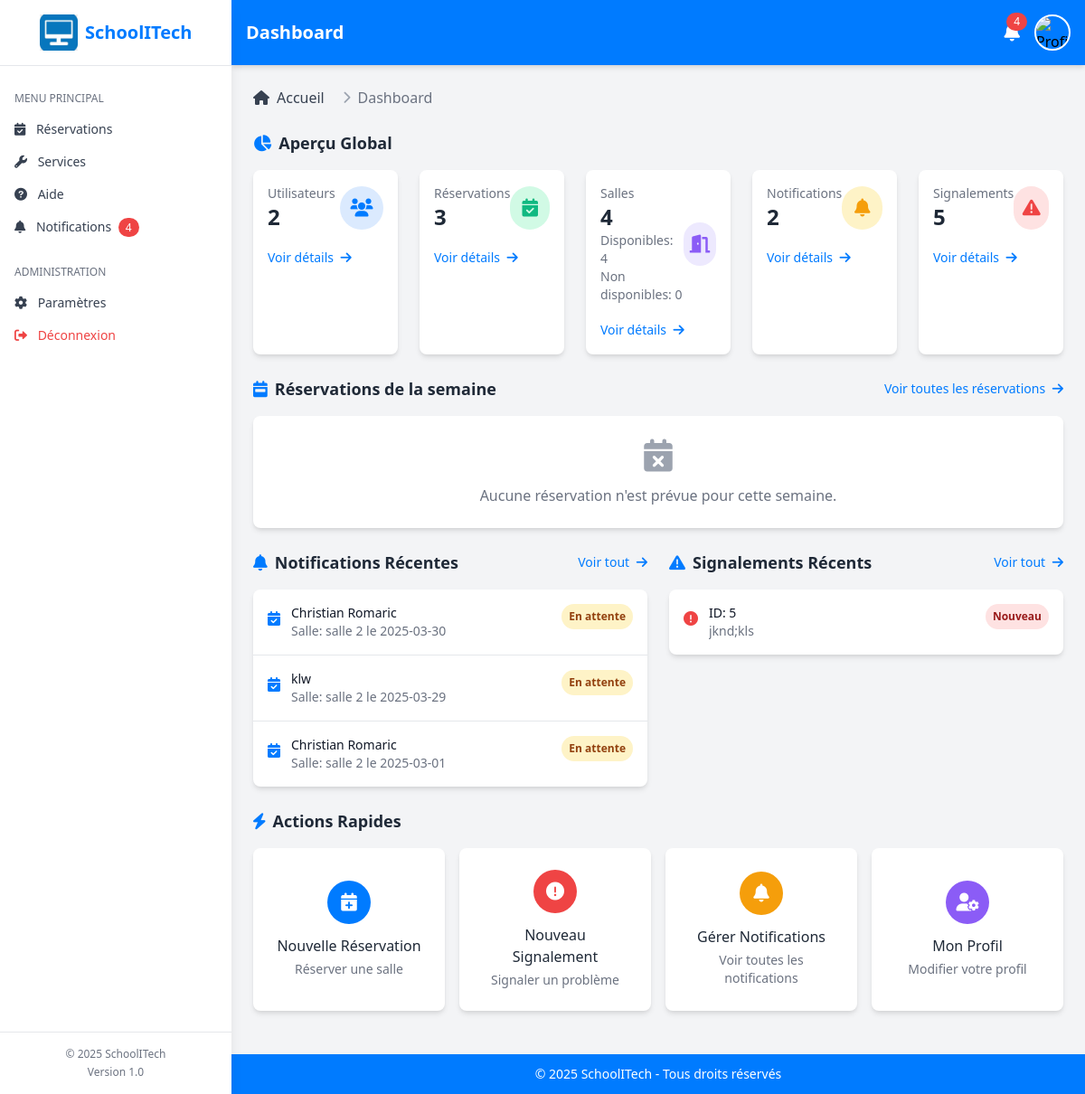
Page /php/home.php on the committed database.
### tables this page shows
CREATE TABLE `reservation` (
  `id_reservation` int(11) NOT NULL,
  `nom_us` varchar(100) NOT NULL,
  `date_res` date NOT NULL,
  `nom_salle` varchar(100) NOT NULL,
  `tel` int(11) NOT NULL,
  `debh` varchar(100) NOT NULL,
  `debf` varchar(100) NOT NULL,
  `status` varchar(3) NOT NULL
);

CREATE TABLE `service` (
  `id_service` int(11) NOT NULL,
  `nom_us` varchar(100) NOT NULL,
  `tel` int(11) NOT NULL,
  `date_service` date DEFAULT curdate(),
  `contenu` varchar(200) NOT NULL,
  `status` varchar(20) NOT NULL DEFAULT '',
  `action` varchar(20) NOT NULL DEFAULT ''
);

### php/home.php (the view, shortened to what the rows shown need)
<?php
include "../Asset/traitement/config.php";
$sql_latest_notif = "SELECT * FROM reservation ORDER BY date_res DESC LIMIT 5";
$res_latest_notif = mysqli_query($conn, $sql_latest_notif);
$sql_latest_signal = "SELECT * FROM service WHERE action = '' ORDER BY id_service  DESC LIMIT 5";
$res_latest_signal = mysqli_query($conn, $sql_latest_signal);
?>
<!DOCTYPE html>
<html lang="fr">
<head>
    <link rel="stylesheet" href="https://cdnjs.cloudflare.com/ajax/libs/font-awesome/6.0.0-beta3/css/all.min.css">
    <link rel="stylesheet" href="https://cdn.jsdelivr.net/npm/tailwindcss@2.2.19/dist/tailwind.min.css">
</head>
<body class="bg-gray-100 font-sans">
    <div class="bg-primary shadow-md md:ml-64 transition-all">
        <div class="flex items-center justify-between p-4">
            <h1 class="text-white text-xl font-bold md:ml-0 ml-4">Dashboard</h1>
        </div>
    </div>
    <div class="md:ml-64 p-6 transition-all">
        <div class="mb-6">
            <h2 class="text-lg font-bold text-gray-800 mb-4">
                <i class="fas fa-chart-pie text-primary mr-2"></i>Aperçu Global
            </h2>
        </div>
        <div class="mb-6">
            <div class="flex justify-between items-center mb-4">
                <h2 class="text-lg font-bold text-gray-800">
                    <i class="fas fa-calendar-week text-primary mr-2"></i>Réservations de la semaine
                </h2>
            </div>
        </div>
        <div class="grid grid-cols-1 md:grid-cols-2 gap-6 mb-6">
            <div>
                <div class="flex justify-between items-center mb-4">
                    <h2 class="text-lg font-bold text-gray-800">
                        <i class="fas fa-bell text-primary mr-2"></i>Notifications Récentes
                    </h2>
                </div>
                <div class="bg-white rounded-lg shadow-md overflow-hidden">
                    <?php if (mysqli_num_rows($res_latest_notif) > 0): ?>
                        <ul class="divide-y divide-gray-200">
                            <?php while ($notif = mysqli_fetch_assoc($res_latest_notif)): ?>
                                <li class="p-4 hover:bg-gray-50 transition-colors">
                                    <div class="flex items-start space-x-3">
                                        <div class="flex-shrink-0 mt-1">
                                            <i class="fas fa-calendar-check text-primary"></i>
                                        </div>
                                        <div class="flex-1 min-w-0">
                                            <p class="text-sm font-medium text-gray-900">
                                                <?php echo htmlspecialchars($notif['nom_us']); ?>
                                            </p>
                                            <p class="text-sm text-gray-500">
                                                Salle: <?php echo htmlspecialchars($notif['nom_salle']); ?>
                                                le <?php echo htmlspecialchars($notif['date_res']); ?>
                                            </p>
                                        </div>
                                        <div class="flex-shrink-0">
                                            <span
                                                class="px-2 py-1 inline-flex text-xs leading-5 font-semibold rounded-full bg-yellow-100 text-yellow-800">
                                                En attente
                                            </span>
                                        </div>
                                    </div>
                                </li>
                            <?php endwhile; ?>
                        </ul>
                    <?php endif; ?>
                </div>
            </div>
            <div>
                <div class="flex justify-between items-center mb-4">
                    <h2 class="text-lg font-bold text-gray-800">
                        <i class="fas fa-exclamation-triangle text-primary mr-2"></i>Signalements Récents
                    </h2>
                </div>
                <div class="bg-white rounded-lg shadow-md overflow-hidden">
                    <?php if (mysqli_num_rows($res_latest_signal) > 0): ?>
                        <ul class="divide-y divide-gray-200">
                            <?php while ($signal = mysqli_fetch_assoc($res_latest_signal)): ?>
                                <li class="p-4 hover:bg-gray-50 transition-colors">
                                    <div class="flex items-start space-x-3">
                                        <div class="flex-shrink-0 mt-1">
                                            <i class="fas fa-exclamation-circle text-red-500"></i>
                                        </div>
                                        <div class="flex-1 min-w-0">
                                            <p class="text-sm font-medium text-gray-900">
                                                ID: <?php echo htmlspecialchars($signal['id_service']); ?>
                                            </p>
                                            <p class="text-sm text-gray-500 truncate">
                                                <?php
                                                echo isset($signal['contenu'])
                                                    ? htmlspecialchars($signal['contenu'])
                                                    : "Signalement sans description";
                                                ?>
                                            </p>
                                        </div>
                                        <div class="flex-shrink-0">
                                            <?php if (isset($signal['status']) && $signal['status'] == 'nouveau'): ?>
                                                <span
                                                    class="px-2 py-1 inline-flex text-xs leading-5 font-semibold rounded-full bg-red-100 text-red-800">
                                                    Nouveau
                                                </span>
                                            <?php endif; ?>
                                        </div>
                                    </div>
                                </li>
                            <?php endwhile; ?>
                        </ul>
                    <?php endif; ?>
                </div>
            </div>
        </div>
        <div class="mb-6">
            <h2 class="text-lg font-bold text-gray-800 mb-4">
                <i class="fas fa-bolt text-primary mr-2"></i>Actions Rapides
            </h2>
        </div>
    </div>
</body>
</html>

### rows in the picture
reservation: nom_us "Christian Romaric", nom_salle "salle 2", date_res "2025-03-30"
reservation: nom_us "klw", nom_salle "salle 2", date_res "2025-03-29"
reservation: nom_us "Christian Romaric", nom_salle "salle 2", date_res "2025-03-01"
service: id_service "5", contenu "jknd;kls", status "Nouveau"

### other values in the picture
$numnot "4"
$data_users['total_users'] "2"
$data_reservations['total_reservations'] "3"
$data_salles['total_salles'] "4"
$data_salles_available['available'] "4"
$data_salles_unavailable['unavailable'] "0"
$data_notif['total_notif'] "2"
$data_signalements['total_signalements'] "5"
